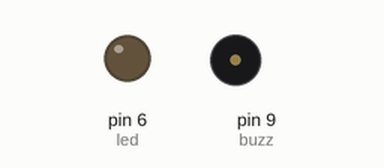
Recording of a sketch running on a simulated Arduino Uno, built with avr-gcc and run on an emulated ATmega328P. Shown: output pins drawn as LEDs (lit = HIGH), buzzer (waves = sounding, pin HIGH).

Above: at 0.1 s.
At 8.6 s:
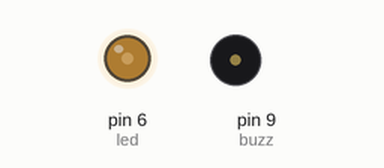
At 18.5 s:
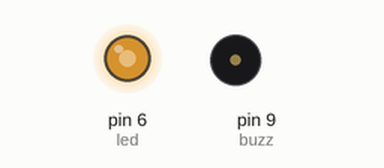
At 38.5 s:
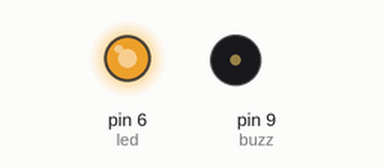
Timing chart, 0 to 40.0 s (numbered marks = the images above):
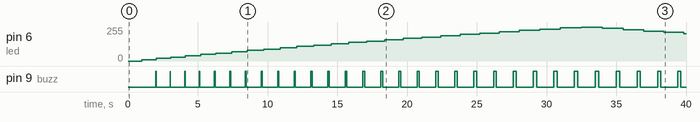

The sketch:

pwm_kabbo.ino
```cpp
int led = 6;
int buzz = 9;

int x ;
void setup() {
  pinMode(led, OUTPUT);
  pinMode(buzz, OUTPUT);

  // put your setup code here, to run once:

}

void loop() {
  for (x = 0; x <= 255; x += 10)
  {
    analogWrite(led, x);
    delay(1000);
    digitalWrite (buzz, HIGH);
    delay(x);
    digitalWrite (buzz, LOW);
    delay(x);
  }

  // put your main code here, to run repeatedly:
  for (x = 255; x >= 0; x -= 10) {
    analogWrite(led, x);
    delay(1000);
    digitalWrite (buzz, HIGH);
    delay(x);
    digitalWrite (buzz, LOW);
    delay(x);
    }
}
```

Measured:
- by itself, pin 6 (led): rises from 0/255 to 255/255 in 31.5 s, then falls to 205/255 in 7.4 s
- by itself, pin 9 (buzz): repeats every 1.0 s: LOW 1.0 s, HIGH 0.02 s
